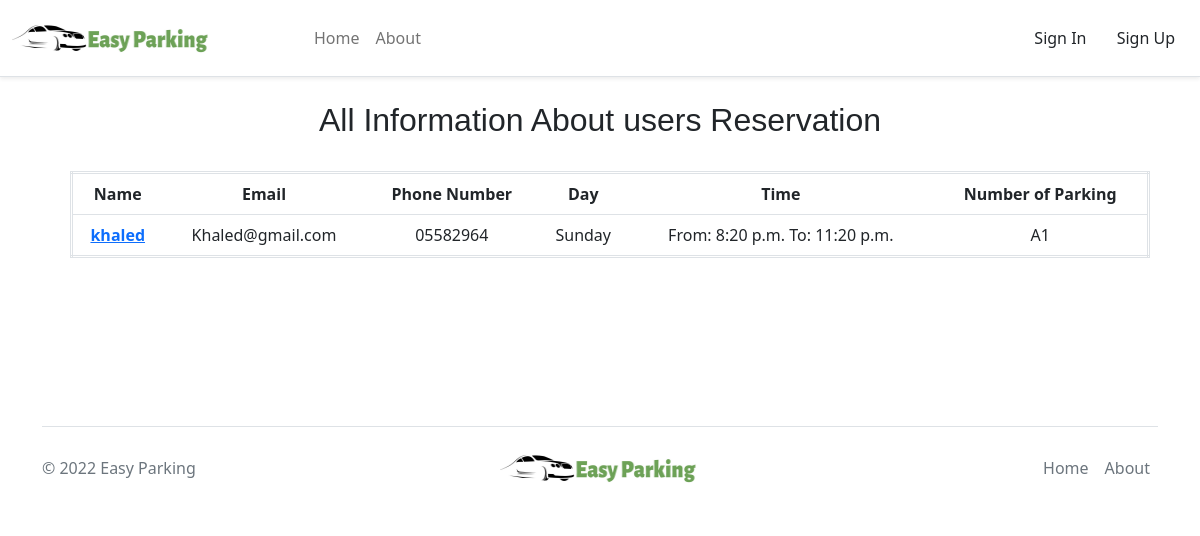
Screenshot of /manage/ with the database file from the repository.
### Home/models.py (models this page shows)
class User_Reservation(models.Model):
    user = models.ForeignKey(User, on_delete=models.CASCADE)
    parking_reserve = models.CharField(max_length=64 , null=True)
    hours = models.CharField(max_length=64  , null=True)
    day = models.CharField(max_length=64 , null=True)
    start_time = models.TimeField( null=True)
    end_time = models.TimeField( null=True)

### users/models.py (models this page shows)
class Profile(models.Model):
    user = models.OneToOneField(User, on_delete=models.CASCADE, primary_key=True)
    phone_number = PhoneField(null=False, blank=False, unique=True)
    is_owner = models.BooleanField(default=False)

### users/views.py (the view)
# urls.py: path("manage/" , views.owner_manage , name="owner_manage"),
def owner_manage(request : HttpRequest):
    all_reservation = User_Reservation.objects.all()
    all_reservation2 = Profile.objects.all()
    return render(request , "user/owner_manage.html" , {"users_reservation": all_reservation , "users_reservation2" : all_reservation2})

### users/templates/user/owner_manage.html (shortened to what this page needs)
{% extends 'Base/Home.html' %}
{% block content %}
<h2 style="text-align:center ; font-family: Verdana, Geneva, Tahoma, sans-serif;"> All Information About users Reservation</h2> <br>
<table class="table">
    <thead>
      <tr>
        <th scope="col">Name</th>
        <th scope="col">Email</th>
        <th scope="col">Phone Number</th>
        <th scope="col">Day</th>
        <th scope="col">Time </th>
        <th scope="col">Number of Parking</th>
      </tr>
    </thead>
    <tbody>
      <tr>
        <tbody>
          {% for all_reservation in users_reservation %}
          <tr>
              <th scope="row"><a href="">{{ all_reservation.user.first_name }}</a></th>
              <td>{{ all_reservation.user.username }}</td>
              <td>{{ all_reservation.user.profile.phone_number }}</td>
              <td>{{ all_reservation.day}}</td>
              <td>From: {{ all_reservation.start_time  }} To: {{ all_reservation.end_time  }}</td>
              <td>{{ all_reservation.parking_reserve }}</td>
          </tr>
          {% endfor %}
      </tbody>
      </table>
        <br><br><br><br><br><br>
{% endblock %}

### users/templates/user/owner_manage.html (style rules this page uses)
.table { margin: 0 auto; width: 90%; margin-left: 70px; text-align: center; border-style:double; }

### rows the page displays
User_Reservation: user.first_name "khaled", user.username "Khaled@gmail.com", user.profile.phone_number "05582964", day "Sunday", start_time "8:20 p.m.", end_time "11:20 p.m.", parking_reserve "A1"
